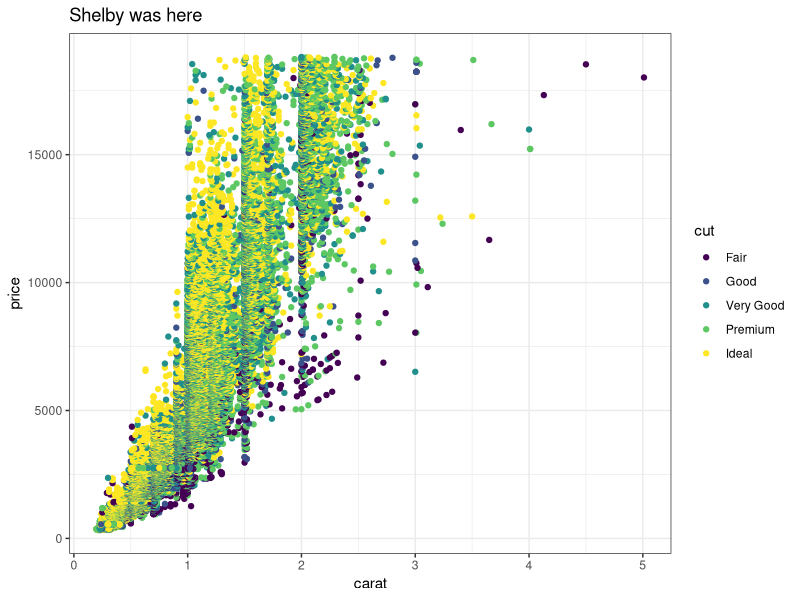
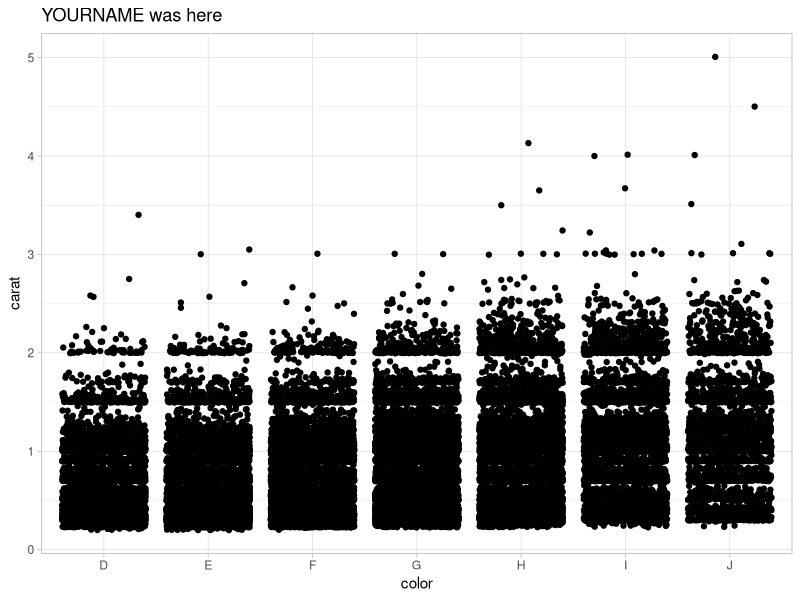
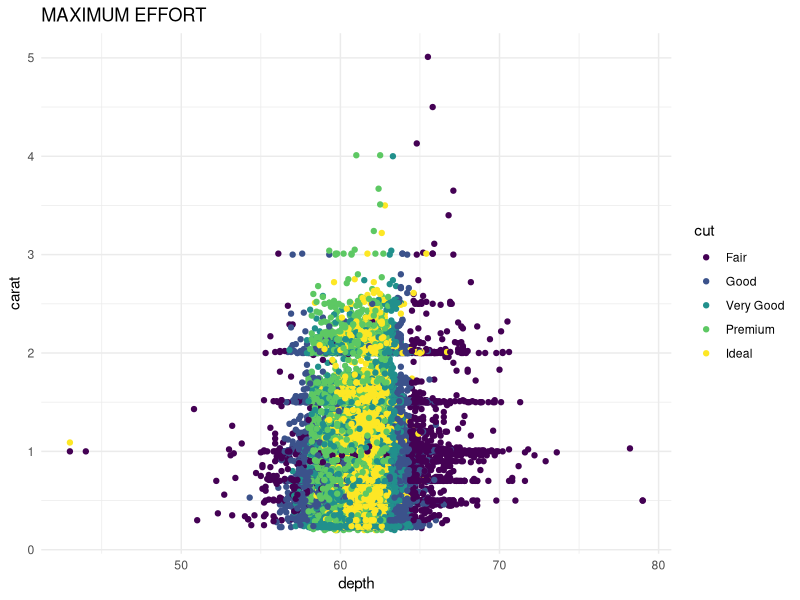

Source code (R) for these figures, in order:
## ---- chunk 1
knitr::opts_chunk$set(echo = TRUE)
library(tidyverse)
## ---- chunk 2
# Partner 1: 
# Run the code below to see the original graph
# Change the code below to make the point color change based on 'cut', and update the theme to theme_bw(). Update the title to include your first name. 

ggplot(data = diamonds, aes(x = carat, y = price)) +
  geom_point(aes(color = cut)) +
  theme_bw() +
  labs(title = "Shelby was here")
## ---- chunk 3
# Partner 2: 
# Run the code below to see the original graph
# Change the code below to make the geom a geom_jitter, and update the theme to theme_light. Update the title to include your first name. 

ggplot(data = diamonds, aes(x = color, y = carat)) +
  geom_jitter() +
  theme_light() +
  labs(title = "YOURNAME was here")
## ---- chunk 4
#super awesome graph, MAXIMUM EFFORT
ggplot(data = diamonds, aes(x = depth, y = carat)) +
  geom_point(aes(color = cut)) +
  theme_minimal() +
  labs(title = "MAXIMUM EFFORT")
## ---- chunk 5
